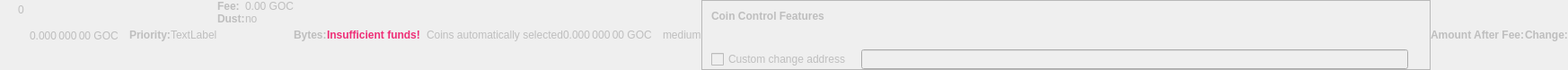
    <widget class="QWidget" name="dummyHideWidget" native="true">
     <property name="enabled">
      <bool>false</bool>
     </property>
     <property name="maximumSize">
      <size>
       <width>100</width>
       <height>22</height>
      </size>
     </property>
     <layout class="QHBoxLayout" name="dummyHideLayout">
      <property name="spacing">
       <number>0</number>
      </property>
      <property name="leftMargin">
       <number>0</number>
      </property>
      <property name="topMargin">
       <number>0</number>
      </property>
      <property name="rightMargin">
       <number>0</number>
      </property>
      <property name="bottomMargin">
       <number>0</number>
      </property>
      <item>
       <layout class="QFormLayout" name="formLayoutCoinControl1">
        <property name="horizontalSpacing">
         <number>10</number>
        </property>
        <property name="verticalSpacing">
         <number>14</number>
        </property>
        <property name="leftMargin">
         <number>10</number>
        </property>
        <property name="topMargin">
         <number>4</number>
        </property>
        <property name="rightMargin">
         <number>6</number>
        </property>
        <item row="0" column="1">
         <widget class="QLabel" name="labelCoinControlBytes">
          <property name="cursor">
           <cursorShape>IBeamCursor</cursorShape>
          </property>
          <property name="contextMenuPolicy">
           <enum>Qt::ActionsContextMenu</enum>
          </property>
          <property name="text">
           <string notr="true">0</string>
          </property>
          <property name="textInteractionFlags">
           <set>Qt::LinksAccessibleByMouse|Qt::TextSelectableByKeyboard|Qt::TextSelectableByMouse</set>
          </property>
         </widget>
        </item>
       </layout>
      </item>
      <item>
       <widget class="QLabel" name="labelCoinControlAfterFee">
        <property name="enabled">
         <bool>false</bool>
        </property>
        <property name="sizePolicy">
         <sizepolicy hsizetype="Fixed" vsizetype="Fixed">
          <horstretch>0</horstretch>
          <verstretch>0</verstretch>
         </sizepolicy>
        </property>
        <property name="minimumSize">
         <size>
          <width>111</width>
          <height>12</height>
         </size>
        </property>
        <property name="maximumSize">
         <size>
          <width>111</width>
          <height>12</height>
         </size>
        </property>
        <property name="cursor">
         <cursorShape>IBeamCursor</cursorShape>
        </property>
        <property name="contextMenuPolicy">
         <enum>Qt::ActionsContextMenu</enum>
        </property>
        <property name="text">
         <string notr="true">0.000 000 00 GOC</string>
        </property>
        <property name="textInteractionFlags">
         <set>Qt::LinksAccessibleByMouse|Qt::TextSelectableByKeyboard|Qt::TextSelectableByMouse</set>
        </property>
       </widget>
      </item>
      <item>
       <widget class="QLabel" name="labelCoinControlPriorityText">
        <property name="enabled">
         <bool>false</bool>
        </property>
        <property name="font">
         <font>
          <weight>75</weight>
          <bold>true</bold>
         </font>
        </property>
        <property name="text">
         <string>Priority:</string>
        </property>
       </widget>
      </item>
      <item>
       <layout class="QHBoxLayout" name="horizontalLayout">
        <item>
         <widget class="QLabel" name="WarningLabel">
          <property name="text">
           <string>TextLabel</string>
          </property>
         </widget>
        </item>
       </layout>
      </item>
      <item>
       <layout class="QFormLayout" name="formLayoutCoinControl3">
        <property name="horizontalSpacing">
         <number>0</number>
        </property>
        <property name="verticalSpacing">
         <number>0</number>
        </property>
        <property name="leftMargin">
         <number>0</number>
        </property>
        <property name="topMargin">
         <number>0</number>
        </property>
        <property name="rightMargin">
         <number>0</number>
        </property>
        <item row="0" column="0">
         <widget class="QLabel" name="labelCoinControlFeeText">
          <property name="enabled">
           <bool>false</bool>
          </property>
          <property name="font">
           <font>
            <weight>75</weight>
            <bold>true</bold>
           </font>
          </property>
          <property name="text">
           <string>Fee:</string>
          </property>
          <property name="margin">
           <number>0</number>
          </property>
         </widget>
        </item>
        <item row="0" column="1">
         <widget class="QLabel" name="labelCoinControlFee">
          <property name="enabled">
           <bool>false</bool>
          </property>
          <property name="cursor">
           <cursorShape>IBeamCursor</cursorShape>
          </property>
          <property name="contextMenuPolicy">
           <enum>Qt::ActionsContextMenu</enum>
          </property>
          <property name="text">
           <string notr="true">0.00 GOC</string>
          </property>
          <property name="textInteractionFlags">
           <set>Qt::LinksAccessibleByMouse|Qt::TextSelectableByKeyboard|Qt::TextSelectableByMouse</set>
          </property>
         </widget>
        </item>
        <item row="1" column="0">
         <widget class="QLabel" name="labelCoinControlLowOutputText">
          <property name="enabled">
           <bool>false</bool>
          </property>
          <property name="font">
           <font>
            <weight>75</weight>
            <bold>true</bold>
           </font>
          </property>
          <property name="text">
           <string>Dust:</string>
          </property>
         </widget>
        </item>
        <item row="1" column="1">
         <widget class="QLabel" name="labelCoinControlLowOutput">
          <property name="enabled">
           <bool>false</bool>
          </property>
          <property name="cursor">
           <cursorShape>IBeamCursor</cursorShape>
          </property>
          <property name="contextMenuPolicy">
           <enum>Qt::ActionsContextMenu</enum>
          </property>
          <property name="text">
           <string>no</string>
          </property>
          <property name="textInteractionFlags">
           <set>Qt::LinksAccessibleByMouse|Qt::TextSelectableByKeyboard|Qt::TextSelectableByMouse</set>
          </property>
         </widget>
        </item>
       </layout>
      </item>
      <item>
       <widget class="QLabel" name="labelCoinControlBytesText">
        <property name="enabled">
         <bool>false</bool>
        </property>
        <property name="font">
         <font>
          <weight>75</weight>
          <bold>true</bold>
         </font>
        </property>
        <property name="text">
         <string>Bytes:</string>
        </property>
       </widget>
      </item>
      <item>
       <layout class="QFormLayout" name="formLayoutCoinControl2">
        <property name="horizontalSpacing">
         <number>0</number>
        </property>
        <property name="verticalSpacing">
         <number>0</number>
        </property>
        <property name="leftMargin">
         <number>0</number>
        </property>
        <property name="topMargin">
         <number>0</number>
        </property>
        <property name="rightMargin">
         <number>0</number>
        </property>
       </layout>
      </item>
      <item>
       <layout class="QHBoxLayout" name="horizontalLayoutCoinControl2">
        <property name="spacing">
         <number>0</number>
        </property>
        <property name="bottomMargin">
         <number>0</number>
        </property>
       </layout>
      </item>
      <item>
       <widget class="QLabel" name="labelCoinControlInsuffFunds">
        <property name="enabled">
         <bool>false</bool>
        </property>
        <property name="minimumSize">
         <size>
          <width>0</width>
          <height>0</height>
         </size>
        </property>
        <property name="font">
         <font>
          <weight>75</weight>
          <bold>true</bold>
         </font>
        </property>
        <property name="styleSheet">
         <string notr="true">color: #ee2f77;font-weight:bold;</string>
        </property>
        <property name="text">
         <string>Insufficient funds!</string>
        </property>
        <property name="margin">
         <number>5</number>
        </property>
       </widget>
      </item>
      <item>
       <layout class="QFormLayout" name="formLayoutCoinControl4">
        <property name="horizontalSpacing">
         <number>0</number>
        </property>
        <property name="verticalSpacing">
         <number>0</number>
        </property>
        <property name="leftMargin">
         <number>0</number>
        </property>
        <property name="topMargin">
         <number>0</number>
        </property>
        <property name="rightMargin">
         <number>0</number>
        </property>
       </layout>
      </item>
      <item>
       <widget class="QLabel" name="labelCoinControlChangeLabel">
        <property name="enabled">
         <bool>false</bool>
        </property>
        <property name="sizePolicy">
         <sizepolicy hsizetype="Preferred" vsizetype="Expanding">
          <horstretch>0</horstretch>
          <verstretch>0</verstretch>
         </sizepolicy>
        </property>
        <property name="minimumSize">
         <size>
          <width>0</width>
          <height>0</height>
         </size>
        </property>
        <property name="text">
         <string/>
        </property>
        <property name="margin">
         <number>3</number>
        </property>
       </widget>
      </item>
      <item>
       <widget class="QLabel" name="labelCoinControlAutomaticallySelected">
        <property name="enabled">
         <bool>false</bool>
        </property>
        <property name="sizePolicy">
         <sizepolicy hsizetype="Fixed" vsizetype="Fixed">
          <horstretch>0</horstretch>
          <verstretch>0</verstretch>
         </sizepolicy>
        </property>
        <property name="minimumSize">
         <size>
          <width>0</width>
          <height>0</height>
         </size>
        </property>
        <property name="maximumSize">
         <size>
          <width>240</width>
          <height>16777215</height>
         </size>
        </property>
        <property name="text">
         <string>Coins automatically selected</string>
        </property>
        <property name="margin">
         <number>5</number>
        </property>
       </widget>
      </item>
      <item>
       <widget class="QLabel" name="labelCoinControlChange">
        <property name="enabled">
         <bool>false</bool>
        </property>
        <property name="sizePolicy">
         <sizepolicy hsizetype="Fixed" vsizetype="Fixed">
          <horstretch>0</horstretch>
          <verstretch>0</verstretch>
         </sizepolicy>
        </property>
        <property name="minimumSize">
         <size>
          <width>111</width>
          <height>0</height>
         </size>
        </property>
        <property name="maximumSize">
         <size>
          <width>111</width>
          <height>16777215</height>
         </size>
        </property>
        <property name="cursor">
         <cursorShape>IBeamCursor</cursorShape>
        </property>
        <property name="contextMenuPolicy">
         <enum>Qt::ActionsContextMenu</enum>
        </property>
        <property name="text">
         <string notr="true">0.000 000 00 GOC</string>
        </property>
        <property name="textInteractionFlags">
         <set>Qt::LinksAccessibleByMouse|Qt::TextSelectableByKeyboard|Qt::TextSelectableByMouse</set>
        </property>
       </widget>
      </item>
      <item>
       <widget class="QLabel" name="labelCoinControlPriority">
        <property name="enabled">
         <bool>false</bool>
        </property>
        <property name="cursor">
         <cursorShape>IBeamCursor</cursorShape>
        </property>
        <property name="contextMenuPolicy">
         <enum>Qt::ActionsContextMenu</enum>
        </property>
        <property name="text">
         <string>medium</string>
        </property>
        <property name="textInteractionFlags">
         <set>Qt::LinksAccessibleByMouse|Qt::TextSelectableByKeyboard|Qt::TextSelectableByMouse</set>
        </property>
       </widget>
      </item>
      <item>
       <widget class="QFrame" name="frameCoinControl">
        <property name="sizePolicy">
         <sizepolicy hsizetype="Expanding" vsizetype="Expanding">
          <horstretch>0</horstretch>
          <verstretch>0</verstretch>
         </sizepolicy>
        </property>
        <property name="maximumSize">
         <size>
          <width>16777215</width>
          <height>16777215</height>
         </size>
        </property>
        <property name="frameShape">
         <enum>QFrame::StyledPanel</enum>
        </property>
        <property name="frameShadow">
         <enum>QFrame::Sunken</enum>
        </property>
        <layout class="QVBoxLayout" name="verticalLayoutCoinControl2_2">
         <property name="spacing">
          <number>0</number>
         </property>
         <property name="leftMargin">
          <number>0</number>
         </property>
         <property name="topMargin">
          <number>0</number>
         </property>
         <property name="rightMargin">
          <number>0</number>
         </property>
         <property name="bottomMargin">
          <number>0</number>
         </property>
         <item>
          <layout class="QVBoxLayout" name="verticalLayoutCoinControl" stretch="0,0,0,1">
           <property name="spacing">
            <number>0</number>
           </property>
           <property name="leftMargin">
            <number>10</number>
           </property>
           <property name="topMargin">
            <number>10</number>
           </property>
           <item>
            <layout class="QHBoxLayout" name="horizontalLayoutCoinControl1">
             <property name="bottomMargin">
              <number>15</number>
             </property>
             <item>
              <widget class="QLabel" name="labelCoinControlFeatures">
               <property name="enabled">
                <bool>false</bool>
               </property>
               <property name="sizePolicy">
                <sizepolicy hsizetype="Preferred" vsizetype="Maximum">
                 <horstretch>0</horstretch>
                 <verstretch>0</verstretch>
                </sizepolicy>
               </property>
               <property name="font">
                <font>
                 <weight>75</weight>
                 <bold>true</bold>
                </font>
               </property>
               <property name="styleSheet">
                <string notr="true">font-weight:bold;</string>
               </property>
               <property name="text">
                <string>Coin Control Features</string>
               </property>
              </widget>
             </item>
            </layout>
           </item>
           <item>
            <widget class="QWidget" name="widgetCoinControl" native="true">
             <property name="sizePolicy">
              <sizepolicy hsizetype="Preferred" vsizetype="Preferred">
               <horstretch>0</horstretch>
               <verstretch>0</verstretch>
              </sizepolicy>
             </property>
             <property name="minimumSize">
              <size>
               <width>0</width>
               <height>0</height>
              </size>
             </property>
             <property name="styleSheet">
              <string notr="true"/>
             </property>
             <layout class="QHBoxLayout" name="horizontalLayoutCoinControl5_2">
              <property name="leftMargin">
               <number>0</number>
              </property>
              <property name="topMargin">
               <number>0</number>
              </property>
              <property name="rightMargin">
               <number>0</number>
              </property>
              <property name="bottomMargin">
               <number>0</number>
              </property>
              <item>
               <layout class="QHBoxLayout" name="horizontalLayoutCoinControl3">
                <property name="spacing">
                 <number>20</number>
                </property>
                <property name="topMargin">
                 <number>0</number>
                </property>
                <property name="bottomMargin">
                 <number>10</number>
                </property>
               </layout>
              </item>
             </layout>
            </widget>
           </item>
           <item>
            <layout class="QHBoxLayout" name="horizontalLayoutCoinControl4" stretch="0,0,0">
             <property name="spacing">
              <number>12</number>
             </property>
             <property name="sizeConstraint">
              <enum>QLayout::SetDefaultConstraint</enum>
             </property>
             <property name="topMargin">
              <number>5</number>
             </property>
             <property name="rightMargin">
              <number>5</number>
             </property>
             <item>
              <widget class="QCheckBox" name="checkBoxCoinControlChange">
               <property name="enabled">
                <bool>false</bool>
               </property>
               <property name="toolTip">
                <string>If this is activated, but the change address is empty or invalid, change will be sent to a newly generated address.</string>
               </property>
               <property name="text">
                <string>Custom change address</string>
               </property>
              </widget>
             </item>
             <item>
              <widget class="QValidatedLineEdit" name="lineEditCoinControlChange">
               <property name="enabled">
                <bool>false</bool>
               </property>
               <property name="sizePolicy">
                <sizepolicy hsizetype="Expanding" vsizetype="Fixed">
                 <horstretch>0</horstretch>
                 <verstretch>0</verstretch>
                </sizepolicy>
               </property>
              </widget>
             </item>
             <item>
              <widget class="QLabel" name="labelCoinControlChangeLabel_2">
               <property name="sizePolicy">
                <sizepolicy hsizetype="Preferred" vsizetype="Expanding">
                 <horstretch>0</horstretch>
                 <verstretch>0</verstretch>
                </sizepolicy>
               </property>
               <property name="minimumSize">
                <size>
                 <width>0</width>
                 <height>0</height>
                </size>
               </property>
               <property name="text">
                <string/>
               </property>
               <property name="margin">
                <number>3</number>
               </property>
              </widget>
             </item>
            </layout>
           </item>
           <item>
            <spacer name="verticalSpacerCoinControl">
             <property name="orientation">
              <enum>Qt::Vertical</enum>
             </property>
             <property name="sizeHint" stdset="0">
              <size>
               <width>800</width>
               <height>1</height>
              </size>
             </property>
            </spacer>
           </item>
          </layout>
         </item>
        </layout>
       </widget>
      </item>
      <item>
       <widget class="QLabel" name="labelCoinControlAfterFeeText">
        <property name="enabled">
         <bool>false</bool>
        </property>
        <property name="minimumSize">
         <size>
          <width>0</width>
          <height>0</height>
         </size>
        </property>
        <property name="maximumSize">
         <size>
          <width>16777215</width>
          <height>16777215</height>
         </size>
        </property>
        <property name="font">
         <font>
          <weight>75</weight>
          <bold>true</bold>
         </font>
        </property>
        <property name="text">
         <string>Amount After Fee:</string>
        </property>
        <property name="alignment">
         <set>Qt::AlignLeading|Qt::AlignLeft|Qt::AlignVCenter</set>
        </property>
        <property name="margin">
         <number>0</number>
        </property>
       </widget>
      </item>
      <item>
       <widget class="QLabel" name="labelCoinControlChangeText">
        <property name="enabled">
         <bool>false</bool>
        </property>
        <property name="sizePolicy">
         <sizepolicy hsizetype="Preferred" vsizetype="Preferred">
          <horstretch>0</horstretch>
          <verstretch>0</verstretch>
         </sizepolicy>
        </property>
        <property name="minimumSize">
         <size>
          <width>0</width>
          <height>0</height>
         </size>
        </property>
        <property name="maximumSize">
         <size>
          <width>16777215</width>
          <height>16777215</height>
         </size>
        </property>
        <property name="font">
         <font>
          <weight>75</weight>
          <bold>true</bold>
         </font>
        </property>
        <property name="text">
         <string>Change:</string>
        </property>
        <property name="alignment">
         <set>Qt::AlignLeading|Qt::AlignLeft|Qt::AlignVCenter</set>
        </property>
       </widget>
      </item>
     </layout>
    </widget>
